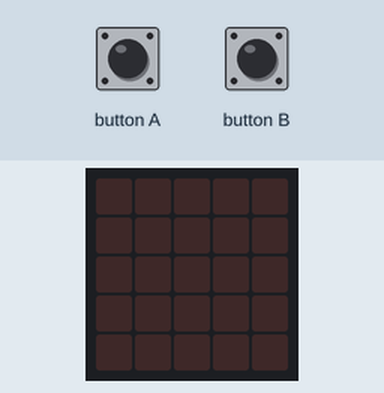
The program below on a simulated BBC micro:bit (MakeCode). Shown: the board's 5×5 LED display. The inputs (shaded band) are chosen by the test bench.

Above: at 1.2 s.
1.3 s: button A pressed for 0.15 s
At 3.15 s:
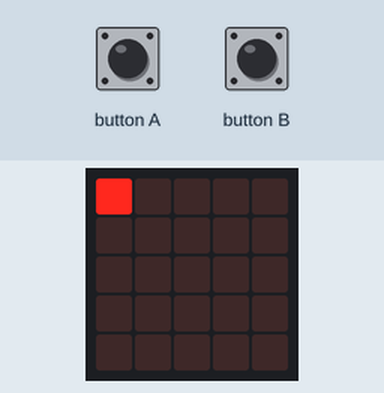
4.3 s: button B pressed for 0.15 s
At 6.55 s:
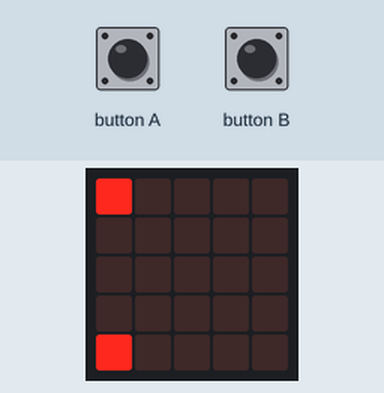
7.3 s: button B pressed for 1 s
At 8.8 s:
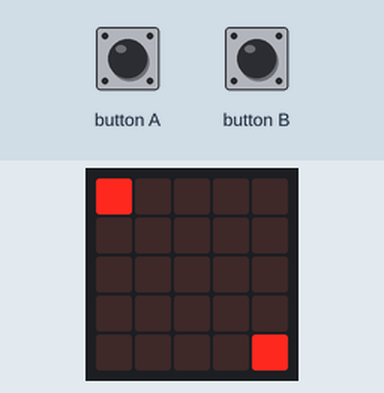
10.3 s: button A pressed for 0.15 s
At 10.6 s:
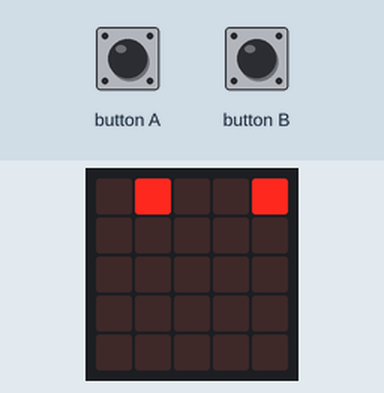
13.3 s: button B pressed for 3.2 s
At 14.3 s:
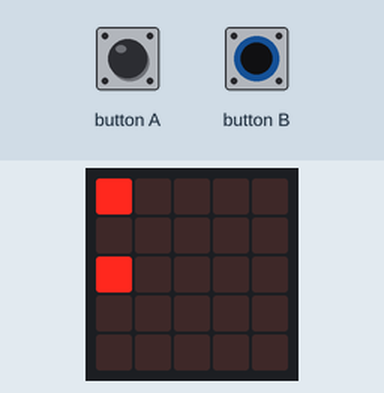
18.0 s: button A pressed for 0.15 s
At 18.3 s:
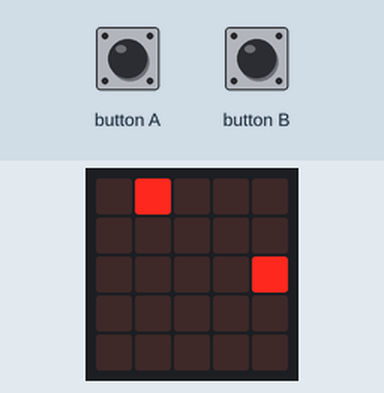

Measured:
- after the input at 1.3 s, the display: changes after 0.15 s (image 1)
- after the input at 4.3 s, the display: first differs from a run without the input after 0.15 s (image 2 shows a later state)
- after the input at 10.3 s, the display: first differs from a run without the input after 0.25 s (image 4)
- after the input at 13.3 s, the display: first differs from a run without the input after 0.65 s (image 5)
- after the input at 18.0 s, the display: changes after 0.25 s (image 6)
- what the display in image 3 shows lasts 0.5 s, from 8.5 s to 9.0 s

The program:

main.ts
```typescript
let N = 0
let a = 0
let b = 0
input.onButtonPressed(Button.A, function () {
    while (!(input.buttonIsPressed(Button.B))) {
        for (let N_0 = 0; N_0 <= 16; N_0++) {
            N = N_0 + 1
            燈號(N)
            led.plot(a, b)
            燈號(N - 1)
            led.unplot(a, b)
            basic.pause(100)
        }
    }
})
function 燈號 (num: number) {
    if (num < 6) {
        a = num - 1
        b = 0
    } else if (6 <= num && num < 10) {
        a = 4
        b = num - 5
    } else if (10 <= num && num < 14) {
        a = 13 - num
        b = 4
    } else {
        a = 0
        b = 17 - num
    }
}
input.onButtonPressed(Button.B, function () {
    while (!(input.buttonIsPressed(Button.A))) {
        for (let N_0 = 0; N_0 <= 16; N_0++) {
            N = 18 - N_0
            燈號(N - 1)
            led.plot(a, b)
            燈號(N)
            led.unplot(a, b)
            basic.pause(500)
        }
    }
})
```

test.ts
```typescript
// 在這裡測試；當此封包作為擴充功能時，將不會編譯此內容。
```
